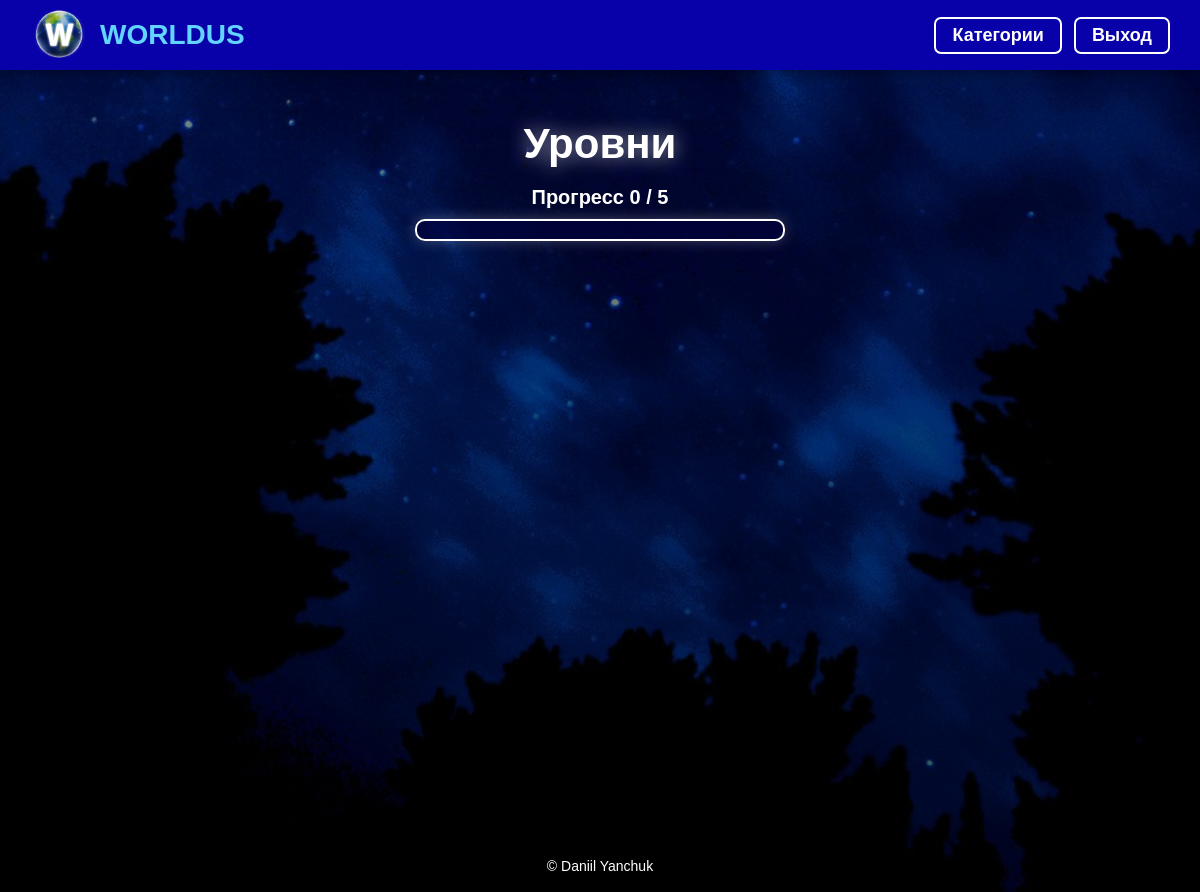
The app's page /levels.php?category=1&page=2 (signed in), older data.
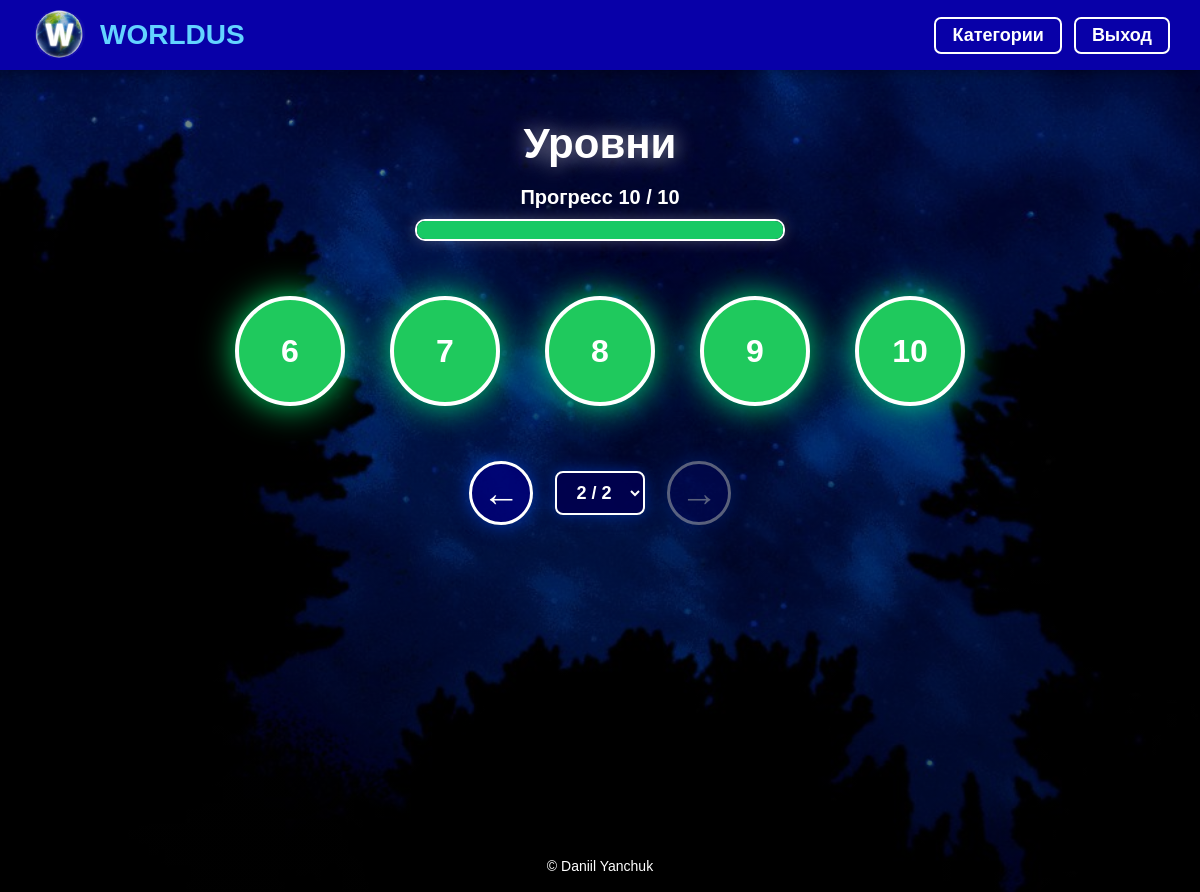
The same page, newer data.
### tables this page shows
CREATE TABLE `levels` (
  `id` int(11) NOT NULL,
  `category_id` int(11) DEFAULT NULL,
  `title` varchar(100) DEFAULT NULL,
  `level_order` int(11) DEFAULT NULL,
  `required_level` int(11) DEFAULT NULL
);

### src/LevelService.php (called while the page is built, shortened)
<?php
class LevelService
{
    private DatabaseInterface $db;
    public function __construct(DatabaseInterface $db)
    {
        $this->db = $db;
    }
    public function getLevelById(int $levelId): ?array
    {
        $stmt = $this->db->prepare("SELECT * FROM levels WHERE id = ? LIMIT 1");
        $stmt->bind_param('i', $levelId);
        $stmt->execute();
        $result = $stmt->get_result();
        return $result ? $result->fetch_assoc() : null;
    }
    public function getLevelsPage(int $categoryId, int $page, int $userId, int $perPage = 5): array
    {
        $offset = ($page - 1) * $perPage;
        $countResult = $this->db->query("SELECT COUNT(*) AS total FROM levels WHERE category_id = $categoryId");
        $total = 0;
        if ($countResult) {
            $row = $countResult->fetch_assoc();
            $total = (int)($row['total'] ?? 0);
        }
        $totalPages = (int)ceil($total / $perPage);
        $result = $this->db->query("SELECT * FROM levels WHERE category_id = $categoryId ORDER BY level_order ASC LIMIT $perPage OFFSET $offset");
        $levels = [];
        if ($result) {
            while ($row = $result->fetch_assoc()) {
                $row['locked'] = $this->isLevelLocked((int)$row['id'], $userId);
                $row['completed'] = $this->hasCompletedLevel($userId, (int)$row['id']);
                $levels[] = $row;
            }
        }
        $completedResult = $this->db->query(
            "SELECT COUNT(*) AS completed_count FROM progress INNER JOIN levels ON progress.level_id = levels.id WHERE progress.user_id = $userId AND levels.category_id = $categoryId AND progress.completed = 1"
        );
        $completed = 0;
        if ($completedResult) {
            $row = $completedResult->fetch_assoc();
            $completed = (int)($row['completed_count'] ?? 0);
        }
        $progressPercent = $total > 0 ? ($completed / $total) * 100 : 0;
        return [
            'levels' => $levels,
            'page' => $page,
            'total' => $total,
            'total_pages' => $totalPages,
            'completed' => $completed,
            'progress_percent' => $progressPercent,
        ];
    }
    public function isLevelLocked(int $levelId, int $userId): bool
    {
        $level = $this->getLevelById($levelId);
        $requiredLevelId = (int)$level['required_level'];
        $check = $this->db->query(
            "SELECT id FROM progress WHERE user_id = $userId AND level_id = $requiredLevelId AND completed = 1 LIMIT 1"
        );
        return $check ? $check->num_rows === 0 : true;
    }
    public function hasCompletedLevel(int $userId, int $levelId): bool
    {
        $done = $this->db->query(
            "SELECT id FROM progress WHERE user_id = $userId AND level_id = $levelId AND completed = 1 LIMIT 1"
        );
        return (bool)($done && $done->num_rows > 0);
    }
}

### src/MysqliDatabase.php (called while the page is built, shortened)
<?php
class MysqliDatabase implements DatabaseInterface
{
    private \mysqli $conn;
    public function __construct(\mysqli $conn)
    {
        $this->conn = $conn;
    }
    public function query(string $sql): mixed
    {
        return $this->conn->query($sql);
    }
    public function prepare(string $sql)
    {
        return $this->conn->prepare($sql);
    }
}

### levels.php (the view, shortened to what the changed rows need)
<?php
include "config/db.php";
include "includes/header.php";
$user_id = (int)$_SESSION['user_id'];
$category_id = isset($_GET['category']) ? (int)$_GET['category'] : 1;
$page = isset($_GET['page']) ? (int)$_GET['page'] : 1;
$db = new MysqliDatabase($conn);
$levelService = new LevelService($db);
$pageData = $levelService->getLevelsPage($category_id, $page, $user_id);
$levels = $pageData['levels'];
$total_levels = $pageData['total'];
$total_pages = $pageData['total_pages'];
$completed_levels = $pageData['completed'];
$progress_percent = $pageData['progress_percent'];
?>
<div class="levels-page">
<h1 class="levels-title">Уровни</h1>
<div class="levels-progress">
    <p>Прогресс <?= $completed_levels ?> / <?= $total_levels ?></p>
    <div class="levels-progress-bar">
        <div class="levels-progress-fill" style="width: <?= $progress_percent ?>%"></div>
    </div>
</div>
<div class="levels-map">
<?php foreach ($levels as $level): ?>
    <?php
    $level_id = (int)$level['id'];
    $locked = !empty($level['locked']) && $level['locked'];
    $completed = !empty($level['completed']) && $level['completed'];
    ?>
<div class="level-item">
    <?php if ($locked): ?>
        <div class="level-circle locked">🔒</div>
    <?php else: ?>
        <a href="question.php?level=<?= $level_id ?>&category=<?= $category_id ?>">
            <div class="level-circle <?= $completed ? 'completed' : '' ?>">
                <?= $level['level_order'] ?>
            </div>
        </a>
    <?php endif; ?>
</div>
<?php endforeach; ?>
</div>
<?php if ($total_pages > 1): ?>
<div class="level-pagination">
    <?php if ($page > 1): ?>
        <a class="arrow-btn" href="levels.php?category=<?= $category_id ?>&page=<?= $page - 1 ?>">
            ←
        </a>
    <?php else: ?>
        <span class="arrow-btn disabled">←</span>
    <?php endif; ?>
    <form method="GET" class="page-select-form">
        <select name="page" onchange="this.form.submit()" class="page-select">
            <?php for ($i = 1; $i <= $total_pages; $i++): ?>
                <option value="<?= $i ?>" <?= $i == $page ? 'selected' : '' ?>>
                    <?= $i ?> / <?= $total_pages ?>
                </option>
            <?php endfor; ?>
        </select>
    </form>
    <?php if ($page < $total_pages): ?>
        <a class="arrow-btn" href="levels.php?category=<?= $category_id ?>&page=<?= $page + 1 ?>">
            →
        </a>
    <?php else: ?>
        <span class="arrow-btn disabled">→</span>
    <?php endif; ?>
</div>
<?php endif; ?>
</div>
<?php include "includes/footer.php"; ?>

Row changes from the older to the newer data that the page shows:
added levels: level_order "6"
added levels: level_order "7"
added levels: level_order "8"
added levels: level_order "9"
added levels: level_order "10"
Text that changed along with them:
$completed_levels: "0" → "10"
$total_levels: "5" → "10"
form field page: (not shown) → "2 / 2"
